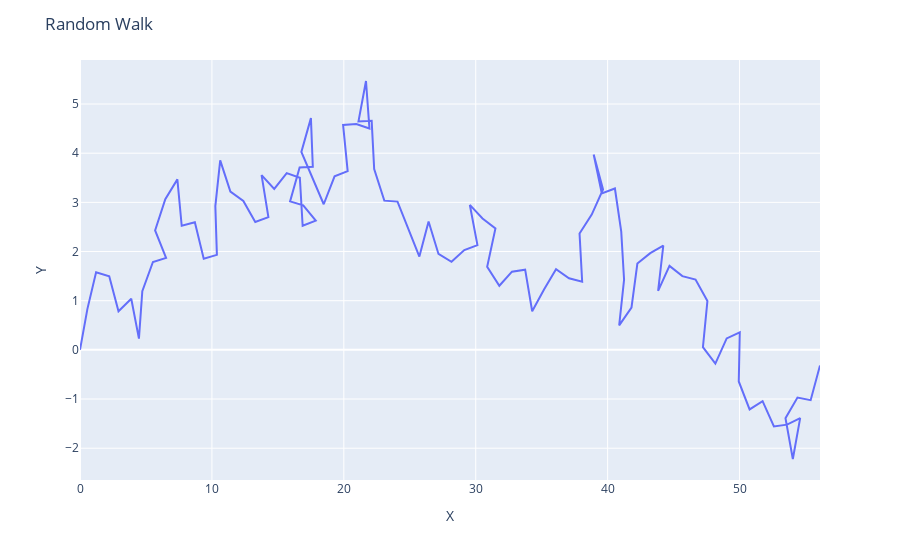

Notebook cell for this chart:
### Markdown cell above
**Visualizing using Plotly**

### Code cell
fig = px.line(x=traj[:, 0], y=traj[:, 1])
fig.update_layout(title="Random Walk", xaxis_title="X", yaxis_title="Y")
fig.show()
